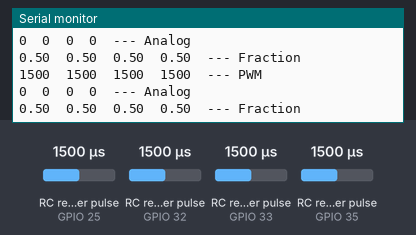
This sketch was run on a simulated ESP32. Shown: the last lines printed to the serial monitor. Wiring (inferred from the names in the program): 4 × RC receiver channel: data GPIO 25 / data GPIO 32 / data GPIO 33 / data GPIO 35. The inputs (shaded band) are chosen by the test bench; at power-on: RC receiver pulse (sensors on GPIO 25, GPIO 32, GPIO 33, GPIO 35) 1500 µs.

Above: at 1.2 s.
1.3 s: RC receiver pulse (sensor on GPIO 25) set to 1020 µs
At 1.8 s:
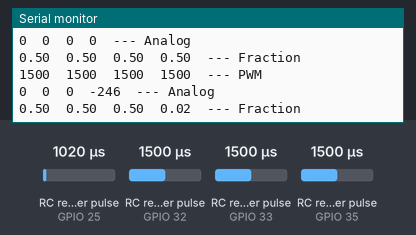
2.8 s: RC receiver pulse (sensor on GPIO 32) set to 1020 µs
At 3.6 s:
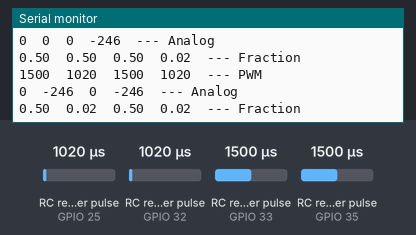
4.3 s: RC receiver pulse (sensor on GPIO 33) set to 1020 µs
At 4.9 s:
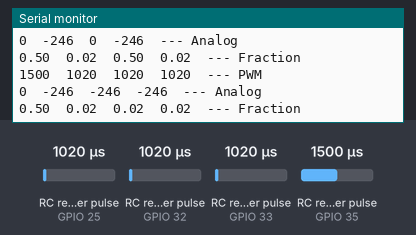
5.8 s: RC receiver pulse (sensor on GPIO 35) set to 1020 µs
At 6.7 s:
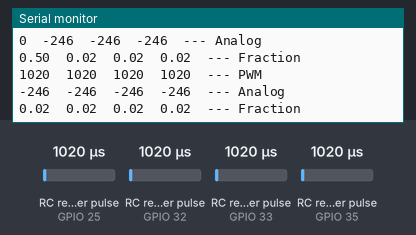
8.8 s: RC receiver pulse (sensor on GPIO 25) set to 1250 µs
At 9.2 s:
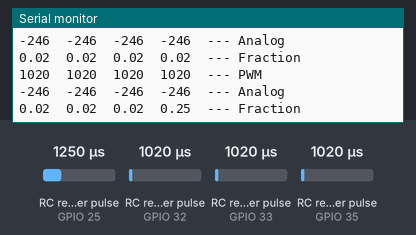
10.3 s: RC receiver pulse (sensor on GPIO 32) set to 1250 µs
At 11.1 s:
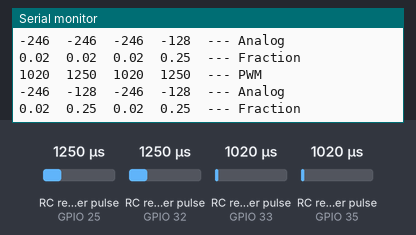
Timing chart, 0 to 12.8 s (numbered marks = the images above; inputs shaded):
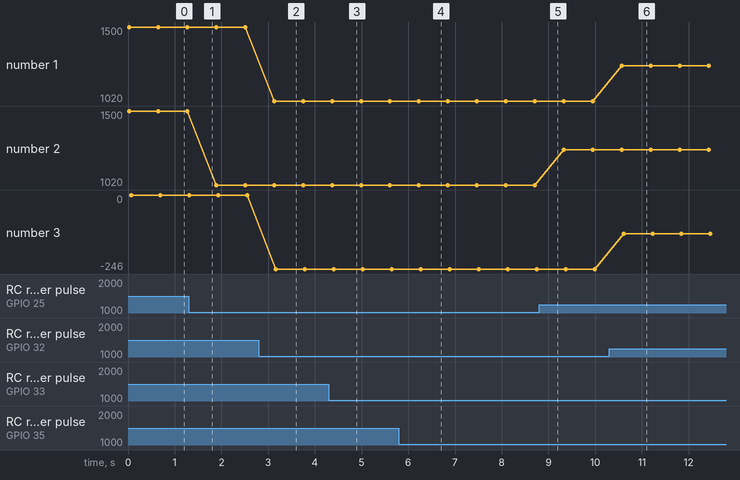

Measured:
- after the input at 1.3 s, the serial monitor: prints a new line at once (image 1)
- after the input at 2.8 s, the serial monitor: prints a new line after 0.33 s (image 2)
- after the input at 4.3 s, the serial monitor: prints a new line after 0.07 s (image 3)
- after the input at 5.8 s, the serial monitor: prints a new line after 0.43 s (image 4)
- after the input at 10.3 s, the serial monitor: prints a new line after 0.27 s (image 6)
- plotted number 2: 1500 → 1020 after the input at 1.3 s, 1020 → 1250 after the input at 8.8 s

The sketch:

FSCT4B.ino
```cpp
#include "FSCT4B.h"

#define PIN_CH1 35
#define PIN_CH2 32
#define PIN_CH3 33
#define PIN_CH4 25

#define PIN_SPEED 26
#define PIN_DIRECTION 27

Receiver receiver(PIN_CH1, PIN_CH2, PIN_CH3, PIN_CH4);

void setup()
{
    Serial.begin(115200);
    while (!Serial) delay(10);
    Serial.println("\n\n---------- New session ----------\n\n");
}

void loop()
{
    receiver.printPWMs();
    receiver.printAnalogs();
    receiver.printFractions();
    Serial.println();
    delay(500);
}
```

FSCT4B.cpp
```cpp
#include "FSCT4B.h"

Receiver::Receiver(uint8_t ch1, uint8_t ch2, uint8_t ch3, uint8_t ch4)
{
    pinMode(ch1, INPUT_PULLUP);
    channels[CH1] = ch1;
    pinMode(ch2, INPUT_PULLUP);
    channels[CH2] = ch2;
    pinMode(ch3, INPUT_PULLUP);
    channels[CH3] = ch3;
    pinMode(ch4, INPUT_PULLUP);
    channels[CH4] = ch4;
}

void Receiver::printPWMs() {
    for (int i = CH1; i <= CH4; ++i)
        Serial.print(String(getPWM(i)) + "\t");
    Serial.println("--- PWM");
}

void Receiver::printAnalogs() {
    for (int i = CH1; i <= CH4; ++i)
        Serial.print(String(getAnalog(i)) + "\t");
    Serial.println("--- Analog");
}

void Receiver::printFractions() {
    for (int i = CH1; i <= CH4; ++i)
        Serial.print(String(getFraction(i)) + "\t");
    Serial.println("--- Fraction");
}

/**
 * @note
 * PWM belongs to [MIN_PWM, MAX_PWM], even if it is
 * actually not.
 *
 * @returns
 * Returns PWM at the channel. If channel does not
 * exist, returns -1.
 */
int Receiver::getPWM(int channel) {
    if (channel < CH1 || channel > CH4)
        return -1;
    int pulse = pulseIn(channels[channel], HIGH);
    if (pulse > MAX_PWM) return MAX_PWM;
    else if (pulse < MIN_PWM) return MIN_PWM;
    return pulse;
}

/**
 * @returns
 * Returns PWM mapped to [-MAX_ANALOG, MAX_ANALOG] at the
 * channel. If channel does not exist, returns -1.
 *
 * @note
 * Analog value returned may be negative. Ensure that the
 * direction value is inverted and speed value is positive
 * when using it in motor drivers.
 */
int Receiver::getAnalog(int channel) {
    int pulse = getPWM(channel);
    if (pulse == -1) return -1;
    return map(pulse, MIN_PWM, MAX_PWM, -MAX_ANALOG, MAX_ANALOG);
}

/**
 * @returns
 * Returns PWM mapped to [0, 1] at the channel.
 * If channel does not exist, returns -1.
 */
double Receiver::getFraction(int channel) {
    int pulse = getPWM(channel);
    if (pulse == -1) return -1;
    return double(pulse - MIN_PWM) / (MAX_PWM - MIN_PWM);
}

/**
 * @return
 * Returns true if switch B is turned on.
 * Else returns false.
 *
 * @note
 * When switch B is off, channel B returns
 * very low PWM.
 */
bool Receiver::switchB()
{
    return getFraction(CH3) > 0.05;
}
```

FSCT4B.h
```cpp
#ifndef FSCT4B_H
#define FSCT4B_H

#define MIN_PWM 1000
#define MAX_PWM 2000

#define MIN_ANALOG 0
#define MAX_ANALOG 256

#define NUM_CHANNELS 4

#define CH1 0
#define CH2 1
#define CH3 2
#define CH4 3

#include <Arduino.h>

/**
 * @note
 * Use channel micros instead of integers.
 */
class Receiver
{
private:
    uint8_t channels[NUM_CHANNELS];

public:
    Receiver(uint8_t ch1, uint8_t ch2, uint8_t ch3, uint8_t ch4);

    void printPWMs();
    void printAnalogs();
    void printFractions();

    int getPWM(int channel);
    int getAnalog(int channel);
    double getFraction(int channel);

    bool switchB();
};

#endif // FSCT4B_H
```
